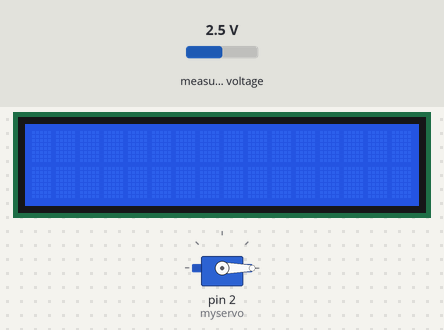
The sketch below on a simulated Arduino Uno, built with avr-gcc and run on an emulated ATmega328P. On the bench: 16×2 character LCD, servo. The test bench sets the inputs (shaded band); at power-on: measured voltage 2.5 V.

Above: at 0.1 s.
Timing chart, 0 to 4.7 s (numbered marks = the images above):
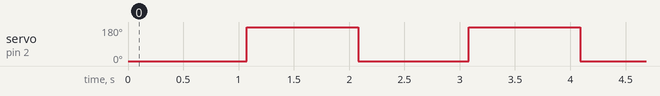

The sketch:

ADC_Display_Servo_test.ino
```cpp
// ADC
  #include <Wire.h>
  #include <Adafruit_ADS1X15.h>
  Adafruit_ADS1115 ads;

// Display
  //#include <Wire.h>
  #include <LiquidCrystal_I2C.h>
  LiquidCrystal_I2C lcd = LiquidCrystal_I2C(0x27, 16, 2);

// Servo
  #include <Servo.h>
  Servo myservo;

void setup() {
  // ADC
    ads.setGain(GAIN_TWOTHIRDS);
    ads.begin();
  // Display
    lcd.init();
    lcd.backlight();
  // Servo
    myservo.attach(2);
}

void loop() {
  lcd.setCursor(0, 0);
  (float(2*ads.readADC_SingleEnded(0))/10000);

  myservo.write(0);
  delay(1000);
  myservo.write(180);
  delay(1000);
}
```

Measured:
- by itself, servo on pin 2 (myservo): alternates 180° for 1.0 s and 0° for 1.0 s
